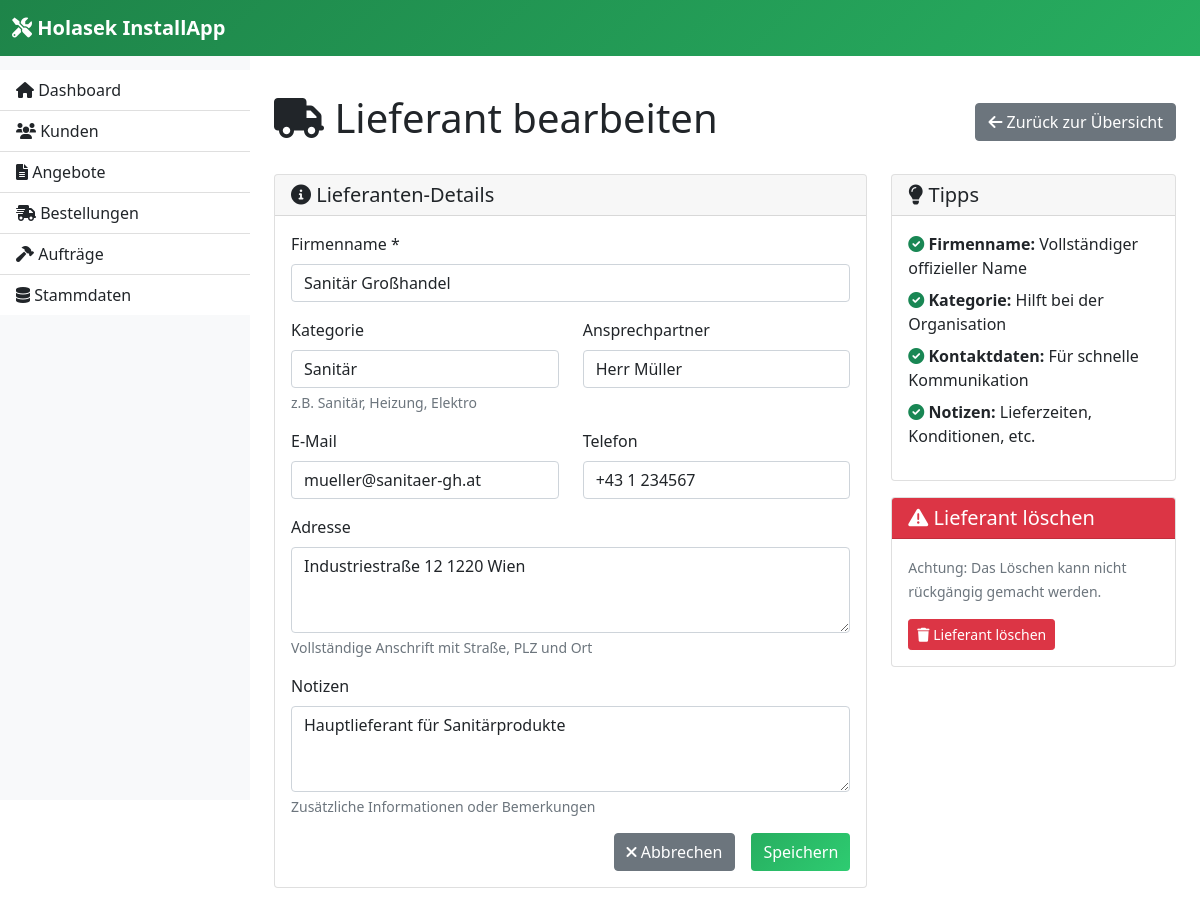
Page /supplier/1/edit on the committed database.
### models.py (models this page shows, shortened)
class Supplier(db.Model):
    id = db.Column(db.Integer, primary_key=True)
    name = db.Column(db.String(200), nullable=False)
    category = db.Column(db.String(100))
    contact_person = db.Column(db.String(100))
    phone = db.Column(db.String(50))
    email = db.Column(db.String(120))
    address = db.Column(db.Text)
    notes = db.Column(db.Text)

### app.py (the view, shortened to what this page needs)
    @app.route('/supplier/<int:id>/edit', methods=['GET', 'POST'])
    def edit_supplier(id):
        supplier = Supplier.query.get_or_404(id)
        form = SupplierForm(obj=supplier)
        return render_template('supplier_form.html', form=form, title='Lieferant bearbeiten', supplier=supplier)

### forms.py
class SupplierForm(FlaskForm):
    name = StringField('Firmenname *', validators=[DataRequired()])
    contact_person = StringField('Ansprechpartner', validators=[Optional()])
    email = StringField('E-Mail', validators=[Optional(), Email(message='Ungültige E-Mail-Adresse')])
    phone = StringField('Telefon', validators=[Optional()])
    address = TextAreaField('Adresse', validators=[Optional()])
    category = StringField('Kategorie', validators=[Optional()])
    notes = TextAreaField('Notizen', validators=[Optional()])
    submit = SubmitField('Speichern')

### app.py (called while the page is built)
def create_app():
    app = Flask(__name__)
    app.config.from_object(Config)
    db.init_app(app)
    app.config['UPLOAD_FOLDER'] = os.path.join(app.root_path, 'static', 'uploads')
    app.config['MAX_CONTENT_LENGTH'] = 16 * 1024 * 1024  # 16MB max file size
    os.makedirs(app.config['UPLOAD_FOLDER'], exist_ok=True)
    @app.template_filter('from_json')
    def from_json_filter(value):
        """Konvertiert JSON-String zu Python-Objekt"""
        if not value:
            return []
        try:
            return json.loads(value)
        except (json.JSONDecodeError, TypeError):
            return []
    @app.context_processor
    def inject_global_vars():
        return {
            'get_default_hourly_rate': get_default_hourly_rate
        }
    register_routes(app)
    return app

### templates/supplier_form.html (shortened to what this page needs)
{% extends "base.html" %}
{% block content %}
<div class="row">
    <div class="col-md-12">
        <div class="d-flex justify-content-between align-items-center">
            <h1><i class="fas fa-truck"></i> {{ title }}</h1>
            <a href="{{ url_for('suppliers') }}" class="btn btn-secondary">
                <i class="fas fa-arrow-left"></i> Zurück zur Übersicht
            </a>
        </div>
    </div>
</div>
<div class="row mt-4">
    <div class="col-md-8">
        <div class="card">
            <div class="card-header">
                <h5 class="card-title mb-0">
                    <i class="fas fa-info-circle"></i> Lieferanten-Details
                </h5>
            </div>
            <div class="card-body">
                <form method="POST">
                    <div class="mb-3">
                        {{ form.name.label(class="form-label") }}
                        {{ form.name(class="form-control" + (" is-invalid" if form.name.errors else "")) }}
                    </div>
                    <div class="row">
                        <div class="col-md-6">
                            <div class="mb-3">
                                {{ form.category.label(class="form-label") }}
                                {{ form.category(class="form-control") }}
                                <div class="form-text">z.B. Sanitär, Heizung, Elektro</div>
                            </div>
                        </div>
                        <div class="col-md-6">
                            <div class="mb-3">
                                {{ form.contact_person.label(class="form-label") }}
                                {{ form.contact_person(class="form-control") }}
                            </div>
                        </div>
                    </div>
                    <div class="row">
                        <div class="col-md-6">
                            <div class="mb-3">
                                {{ form.email.label(class="form-label") }}
                                {{ form.email(class="form-control" + (" is-invalid" if form.email.errors else "")) }}
                            </div>
                        </div>
                        <div class="col-md-6">
                            <div class="mb-3">
                                {{ form.phone.label(class="form-label") }}
                                {{ form.phone(class="form-control") }}
                            </div>
                        </div>
                    </div>
                    <div class="mb-3">
                        {{ form.address.label(class="form-label") }}
                        {{ form.address(class="form-control", rows="3") }}
                        <div class="form-text">Vollständige Anschrift mit Straße, PLZ und Ort</div>
                    </div>
                    <div class="mb-3">
                        {{ form.notes.label(class="form-label") }}
                        {{ form.notes(class="form-control", rows="3") }}
                        <div class="form-text">Zusätzliche Informationen oder Bemerkungen</div>
                    </div>
                    <div class="d-grid gap-2 d-md-flex justify-content-md-end">
                        <a href="{{ url_for('suppliers') }}" class="btn btn-secondary me-md-2">
                            <i class="fas fa-times"></i> Abbrechen
                        </a>
                        {{ form.submit(class="btn btn-primary") }}
                    </div>
                </form>
            </div>
        </div>
    </div>
    <div class="col-md-4">
        <div class="card">
            <div class="card-header">
                <h5 class="card-title mb-0">
                    <i class="fas fa-lightbulb"></i> Tipps
                </h5>
            </div>
            <div class="card-body">
                <ul class="list-unstyled">
                    <li class="mb-2">
                        <i class="fas fa-check-circle text-success"></i>
                        <strong>Firmenname:</strong> Vollständiger offizieller Name
                    </li>
                    <li class="mb-2">
                        <i class="fas fa-check-circle text-success"></i>
                        <strong>Kategorie:</strong> Hilft bei der Organisation
                    </li>
                    <li class="mb-2">
                        <i class="fas fa-check-circle text-success"></i>
                        <strong>Kontaktdaten:</strong> Für schnelle Kommunikation
                    </li>
                    <li class="mb-2">
                        <i class="fas fa-check-circle text-success"></i>
                        <strong>Notizen:</strong> Lieferzeiten, Konditionen, etc.
                    </li>
                </ul>
            </div>
        </div>
        {% if supplier %}
        <div class="card mt-3">
            <div class="card-header bg-danger text-white">
                <h5 class="card-title mb-0">
                    <i class="fas fa-exclamation-triangle"></i> Lieferant löschen
                </h5>
            </div>
            <div class="card-body">
                <p class="card-text">
                    <small class="text-muted">
                        Achtung: Das Löschen kann nicht rückgängig gemacht werden.
                    </small>
                </p>
                <a href="{{ url_for('delete_supplier', id=supplier.id) }}"
                   class="btn btn-danger btn-sm"
                   onclick="return confirm('Sind Sie sicher, dass Sie diesen Lieferanten löschen möchten?')">
                    <i class="fas fa-trash"></i> Lieferant löschen
                </a>
            </div>
        </div>
        {% endif %}
    </div>
</div>
{% endblock %}

### templates/base.html (style rules this page uses)
.btn-primary { background: linear-gradient(135deg, #27ae60 0%, #2ecc71 100%); border: none; }

### rows in the picture
Supplier: name "Sanitär Großhandel", category "Sanitär", contact_person "Herr Müller", email "mueller@sanitaer-gh.at", phone "+43 1 234567", address "Industriestraße 12 1220 Wien", notes "Hauptlieferant für Sanitärprodukte"

### other values in the picture
{{ title }} "Lieferant bearbeiten"
